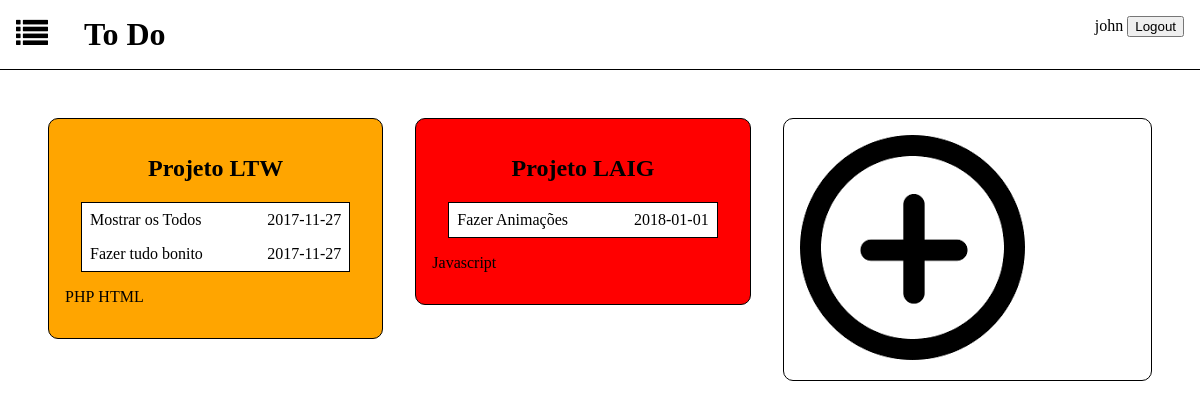
The page /home_page.php (signed in) on the database its author committed.
### tables this page shows
CREATE TABLE belongs (
	list_id INTEGER REFERENCES lists NOT NULL, 
	usr_id INTEGER REFERENCES users NOT NULL,
	PRIMARY KEY(list_id, usr_id)
);

CREATE TABLE lists (
	id INTEGER PRIMARY KEY AUTOINCREMENT,
	title VARCHAR NOT NULL,
	priority INTEGER DEFAULT(0)
);

CREATE TABLE hasItems(
	list_id INTEGER REFERENCES lists NOT NULL,
	todo_id INTEGER REFERENCES todos NOT NULL,
	PRIMARY KEY(list_id, todo_id)
);

CREATE TABLE todos (
	todo_id INTEGER PRIMARY KEY AUTOINCREMENT,
	name VARCHAR NOT NULL,
	limit_date DATE,
	done INTEGER DEFAULT(-1),
	list_id INTEGER REFERENCES lists NOT NULL
);

CREATE TABLE hasCategories (
	list_id INTEGER REFERENCES lists NOT NULL,
	cat_id INTEGER REFERENCES categories NOT NULL,
	PRIMARY KEY(list_id, cat_id)
);

CREATE TABLE categories (
	cat_id INTEGER PRIMARY KEY AUTOINCREMENT,
	cat_name VARCHAR NOT NULL
);

### home_page.php (called while the page is built)
<?php
	include_once('includes/init.php');
	include_once('database/list.php');
	$lists = getAllLists($_SESSION['username']);
	$categories = array();
	foreach ($lists as $list) {
		$categories[$list['id']] = getListCategories($list['id']);
	}
	$todos = array();
	foreach ($lists as $list) {
		$todos[$list['id']] = getListTodos($list['id']);
	}
	include_once('templates/common/header.php');
	include_once('templates/todos/show_lists.php');
	include_once('templates/common/footer.php');
?>

### database/list.php (called while the page is built, shortened)
<?php
	function getAllLists($username){
		global $dbh;
		$stmt = $dbh->prepare("SELECT * FROM lists, users, belongs
								WHERE lists.id = belongs.list_id AND belongs.usr_id = users.usr_id AND usr_username = ?;");
		$stmt->execute(array($username));
		return $stmt->fetchAll();
	}
	function getListCategories($list_id){
		global $dbh;
		$stmt = $dbh->prepare("SELECT * FROM lists, hasCategories, categories
								WHERE hasCategories.list_id = lists.id AND hasCategories.cat_id = categories.cat_id AND lists.id = ?");
		$stmt->execute(array($list_id));
		return $stmt->fetchAll();
	}
	function getListTodos($list_id){
		global $dbh;
		$stmt = $dbh->prepare("SELECT * FROM todos, hasItems, lists
								WHERE lists.id = hasItems.list_id AND hasItems.todo_id = todos.todo_id AND lists.id = ?");
		$stmt->execute(array($list_id));
		return $stmt->fetchAll();
	}
?>

### templates/todos/show_lists.php (the view, shortened to what this page needs)
<section id="lists">
	<?php foreach ($lists as $list) { ?>
	<?php
	if($list['priority'] == 1)
		$priority = 'p1';
	else if($list['priority'] == 2)
		$priority = 'p2';
	else if($list['priority'] == 3)
		$priority = 'p3';
	?>
	<a href="list_page.php?list_id=<?= $list['list_id']?>">
		<div class="list <?= $priority?>">
			<h2><?= $list['title']?></h2>
			<div class="todos">
				<?php foreach ($todos[$list['id']] as $todo) { ?>
				<div class="todo">
					<p><?= $todo['name']?></p>
					<span><?= $todo['limit_date']?></span>
				</div>
				<?php } ?>
			</div>
			<div class="categories">
				<?php foreach ($categories[$list['id']] as $cat) { ?>
				<div class="category">
					<p><?= $cat['cat_name']?></p>
				</div>
				<?php } ?>
			</div>
		</div></a>
		<?php } ?>
		<div class="list">
			<img src="images/addIcon.png">
		</div>
	</section>

### css/home_page.css (style rules this page uses)
body { margin: 0; }
#lists { margin: 2em; display: flex; flex-wrap: wrap; justify-content: flex-start; }
#lists > * { display: inline-block; flex-grow: 1; margin: 1em 1em; width: 20%; }
a { text-decoration: none; color: black; margin: 0 auto; }
.list { border: 1px solid black; border-radius: 10px 10px; padding: 1em; }
.list h2 { text-align: center; }
.todos { display: block; border: 1px solid black; margin: 0 1em; }
.todo { background-color: white; position: relative; padding: 0.5em; }
.todo p { display: inline; }
span { margin-left: 2em; float: right; }
.category { display: inline-block; }
.p1 { background-color: red; }
.p2 { background-color: orange; }

### rows shown on the page
belongs: list.title "Projeto LTW"
hasitems: todo.name "Mostrar os Todos", todo.limit_date "2017-11-27"
hasitems: todo.name "Fazer tudo bonito", todo.limit_date "2017-11-27"
hascategories: cat.cat_name "PHP"
hascategories: cat.cat_name "HTML"
belongs: list.title "Projeto LAIG"
hasitems: todo.name "Fazer Animações", todo.limit_date "2018-01-01"
hascategories: cat.cat_name "Javascript"

### other values the page prints
$_SESSION['username'] "john"
